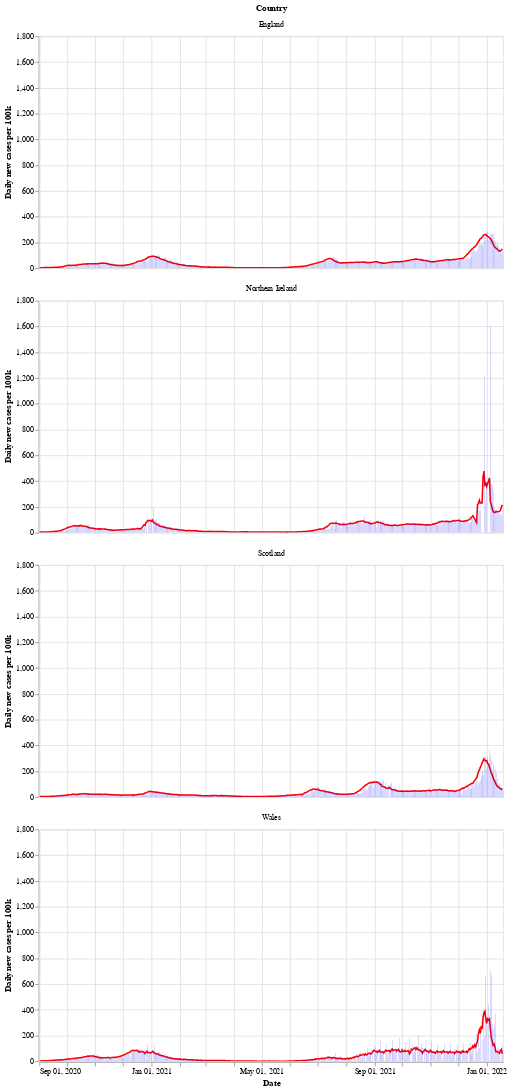

Notebook source saved alongside this figure:
### Markdown cell above
Next is a bar chart of the number of new cases in each country (per 100k population), with the 7 day moving average of cases. Again we see that Wales saw a longer period of raising and falling cases compared to the other countries.

After a period of cases falling, each nation is now seeing a rise in the number of cases - especially in Wales.

### Code cell
# collapse
bars = alt.Chart(uk_cases).mark_bar().encode(
    x=alt.X("yearmonthdate(date):T", axis=alt.Axis(title='Date')),
    y=alt.Y("newCasesRate:Q", axis=alt.Axis(title='Daily new cases per 100k')),
    tooltip='newCasesRate',
    color=alt.condition(
        alt.datum.dailyChange > 0,
        alt.value("orange"),  # The positive color
        alt.value("blue")  # The negative color
    )
).properties(title='New cases per 100k population with rolling 7 day average', width=600).interactive()
line = alt.Chart(uk_cases).mark_line(
    color='red',
    size=2,
).transform_window(
    rolling_mean='mean(newCasesRate)',
    frame=[0, 7],
    groupby=['areaName']
).encode(
    x='yearmonthdate(date):T',
    y='rolling_mean:Q'
)
alt.layer(line, bars, data=uk_cases).facet(alt.Row('areaName', title='Country'), columns=1)

### Figure 1 — Vega-Lite specification as saved in the notebook (floating-point values rounded to 4 significant figures; data arrays with more than 128 entries replaced by an {"elided": "..."} marker saying what was removed)
{"config": {"view": {"continuousWidth": 400, "continuousHeight": 300}}, "data": {"name": "data-84da33ca646a84106f69ceb867337864"}, "facet": {"type": "nominal", "field": "areaName", "title": "Country"}, "spec": {"layer": [{"mark": {"type": "line", "color": "red", "size": 2}, "encoding": {"x": {"type": "temporal", "field": "date", "timeUnit": "yearmonthdate"}, "y": {"type": "quantitative", "field": "rolling_mean"}}, "transform": [{"window": [{"op": "mean", "field": "newCasesRate", "as": "rolling_mean"}], "frame": [0, 7], "groupby": ["areaName"]}]}, {"mark": "bar", "encoding": {"color": {"condition": {"value": "orange", "test": "(datum.dailyChange > 0)"}, "value": "blue"}, "tooltip": {"type": "quantitative", "field": "newCasesRate"}, "x": {"type": "temporal", "axis": {"title": "Date"}, "field": "date", "timeUnit": "yearmonthdate"}, "y": {"type": "quantitative", "axis": {"title": "Daily new cases per 100k"}, "field": "newCasesRate"}}, "selection": {"selector002": {"type": "interval", "bind": "scales", "encodings": ["x", "y"]}}, "title": "New cases per 100k population with rolling 7 day average", "width": 600}]}, "columns": 1, "$schema": "https://vega.github.io/schema/vega-lite/v4.8.1.json", "datasets": {"data-84da33ca646a84106f69ceb867337864": {"elided": "2020 records"}}}
